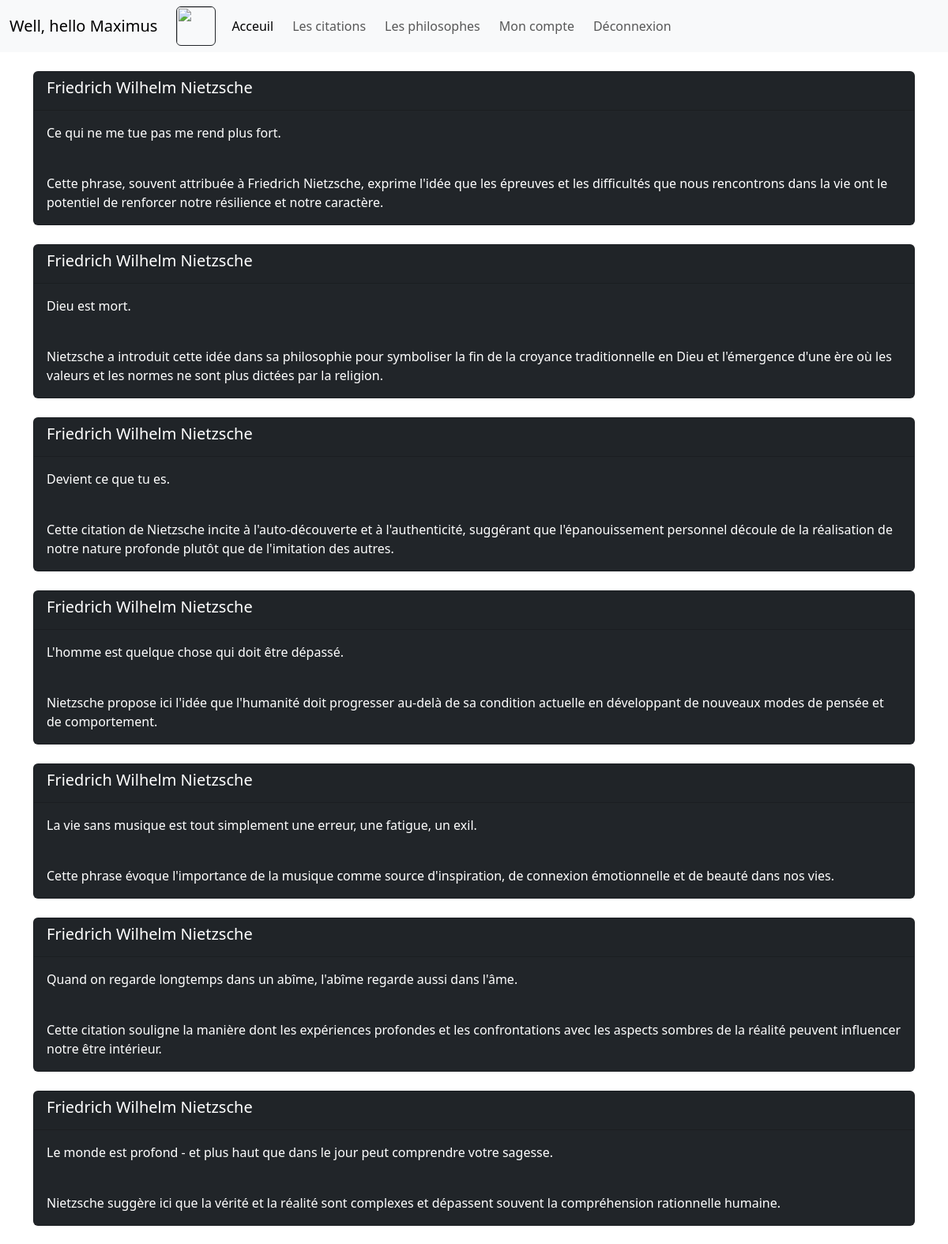
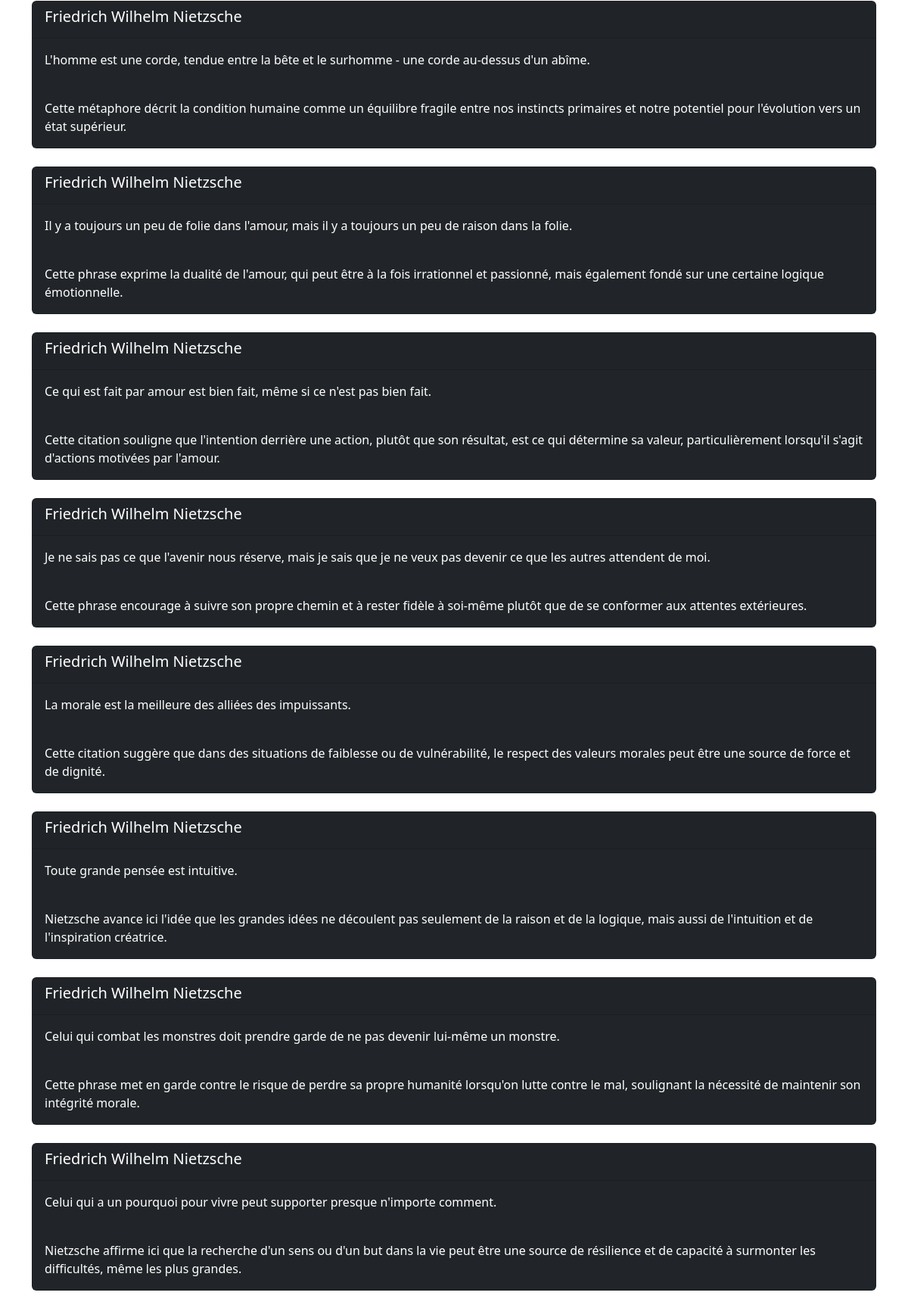
Page /citations.php (signed in, upper part) on the committed database (2 pictures, top to bottom).
### tables this page shows
CREATE TABLE IF NOT EXISTS `citations` (
  `id_citations` int NOT NULL AUTO_INCREMENT,
  `citation` varchar(255) DEFAULT NULL,
  `explication` text NOT NULL,
  `année` date DEFAULT NULL,
  `id_auteur` int DEFAULT NULL,
  PRIMARY KEY (`id_citations`),
  KEY `id_auteur` (`id_auteur`)
);

CREATE TABLE IF NOT EXISTS `auteur` (
  `id_auteur` int NOT NULL AUTO_INCREMENT,
  `nom` varchar(70) DEFAULT NULL,
  `prenom` varchar(25) NOT NULL,
  `description` text NOT NULL,
  `biographie` text NOT NULL,
  `date_start` varchar(7) DEFAULT NULL,
  `date_end` varchar(10) DEFAULT NULL,
  `photo` varchar(50) DEFAULT NULL,
  PRIMARY KEY (`id_auteur`)
);

### citations.php (called while the page is built, shortened)
<?php
require 'data/db-connect.php';
$requete = $dbh->query("SELECT * FROM citations JOIN auteur WHERE citations.id_auteur = auteur.id_auteur");
$resultats = $requete->fetchAll();
require 'templates/citations.html.php';

### templates/citations.html.php (the view, shortened to what this page needs)
<!DOCTYPE html>
<html lang="en">
<head>
    <link rel="stylesheet" href="../assets/style.css">
    <link href="https://cdn.jsdelivr.net/npm/bootstrap@5.3.3/dist/css/bootstrap.min.css" rel="stylesheet">
</head>
<body>
    <?php require 'templates/inc.top.html.php' ?>
    <div class="container">
        <?php foreach ($resultats as $resultat) : ?>
            <div class="card text-bg-dark mb-3 my-4">
                <div class="card-header">
                    <h5 class="card-title"><?= $resultat['prenom'] . ' ' . $resultat['nom'] ?></h5>
                </div>
                <div class="card-body">
                    <p><?= $resultat['citation'] ?></p>
                    <br>
                    <p class="card-text"><?= $resultat['explication'] ?></p>
                </div>
            </div>
        <?php endforeach ?>
    </div>
</body>
</html>

### rows in the picture
citations: id_auteur.prenom "Friedrich Wilhelm", id_auteur.nom "Nietzsche", citation "Ce qui ne me tue pas me rend plus fort.", explication "Cette phrase, souvent attribuée à Friedrich Nietzsche, exprime l'idée que les épreuves et les difficultés que nous rencontrons dans la vie ont le potentiel de renforcer notre résilience et notre caractère."
citations: id_auteur.prenom "Friedrich Wilhelm", id_auteur.nom "Nietzsche", citation "Dieu est mort.", explication "Nietzsche a introduit cette idée dans sa philosophie pour symboliser la fin de la croyance traditionnelle en Dieu et l'émergence d'une ère où les valeurs et les normes ne sont plus dictées par la religion."
citations: id_auteur.prenom "Friedrich Wilhelm", id_auteur.nom "Nietzsche", citation "Devient ce que tu es.", explication "Cette citation de Nietzsche incite à l'auto-découverte et à l'authenticité, suggérant que l'épanouissement personnel découle de la réalisation de notre nature profonde plutôt que de l'imitation des autres."
citations: id_auteur.prenom "Friedrich Wilhelm", id_auteur.nom "Nietzsche", citation "L'homme est quelque chose qui doit être dépassé.", explication "Nietzsche propose ici l'idée que l'humanité doit progresser au-delà de sa condition actuelle en développant de nouveaux modes de pensée et de comportement."
citations: id_auteur.prenom "Friedrich Wilhelm", id_auteur.nom "Nietzsche", citation "La vie sans musique est tout simplement une erreur, une fatigue, un exil.", explication "Cette phrase évoque l'importance de la musique comme source d'inspiration, de connexion émotionnelle et de beauté dans nos vies."
citations: id_auteur.prenom "Friedrich Wilhelm", id_auteur.nom "Nietzsche", citation "Quand on regarde longtemps dans un abîme, l'abîme regarde aussi dans l'âme.", explication "Cette citation souligne la manière dont les expériences profondes et les confrontations avec les aspects sombres de la réalité peuvent influencer notre être intérieur."
citations: id_auteur.prenom "Friedrich Wilhelm", id_auteur.nom "Nietzsche", citation "Le monde est profond - et plus haut que dans le jour peut comprendre votre sagesse.", explication "Nietzsche suggère ici que la vérité et la réalité sont complexes et dépassent souvent la compréhension rationnelle humaine."
citations: id_auteur.prenom "Friedrich Wilhelm", id_auteur.nom "Nietzsche", citation "L'homme est une corde, tendue entre la bête et le surhomme - une corde au-dessus d'un abîme.", explication "Cette métaphore décrit la condition humaine comme un équilibre fragile entre nos instincts primaires et notre potentiel pour l'évolution vers un état supérieur."
citations: id_auteur.prenom "Friedrich Wilhelm", id_auteur.nom "Nietzsche", citation "Il y a toujours un peu de folie dans l'amour, mais il y a toujours un peu de raison dans la folie.", explication "Cette phrase exprime la dualité de l'amour, qui peut être à la fois irrationnel et passionné, mais également fondé sur une certaine logique émotionnelle."
citations: id_auteur.prenom "Friedrich Wilhelm", id_auteur.nom "Nietzsche", citation "Ce qui est fait par amour est bien fait, même si ce n'est pas bien fait.", explication "Cette citation souligne que l'intention derrière une action, plutôt que son résultat, est ce qui détermine sa valeur, particulièrement lorsqu'il s'agit d'actions motivées par l'amour."
citations: id_auteur.prenom "Friedrich Wilhelm", id_auteur.nom "Nietzsche", citation "Je ne sais pas ce que l'avenir nous réserve, mais je sais que je ne veux pas devenir ce que les autres attendent de moi.", explication "Cette phrase encourage à suivre son propre chemin et à rester fidèle à soi-même plutôt que de se conformer aux attentes extérieures."
citations: id_auteur.prenom "Friedrich Wilhelm", id_auteur.nom "Nietzsche", citation "La morale est la meilleure des alliées des impuissants.", explication "Cette citation suggère que dans des situations de faiblesse ou de vulnérabilité, le respect des valeurs morales peut être une source de force et de dignité."
citations: id_auteur.prenom "Friedrich Wilhelm", id_auteur.nom "Nietzsche", citation "Toute grande pensée est intuitive.", explication "Nietzsche avance ici l'idée que les grandes idées ne découlent pas seulement de la raison et de la logique, mais aussi de l'intuition et de l'inspiration créatrice."
citations: id_auteur.prenom "Friedrich Wilhelm", id_auteur.nom "Nietzsche", citation "Celui qui combat les monstres doit prendre garde de ne pas devenir lui-même un monstre.", explication "Cette phrase met en garde contre le risque de perdre sa propre humanité lorsqu'on lutte contre le mal, soulignant la nécessité de maintenir son intégrité morale."
citations: id_auteur.prenom "Friedrich Wilhelm", id_auteur.nom "Nietzsche", citation "Celui qui a un pourquoi pour vivre peut supporter presque n'importe comment.", explication "Nietzsche affirme ici que la recherche d'un sens ou d'un but dans la vie peut être une source de résilience et de capacité à surmonter les difficultés, même les plus grandes."

### other values in the picture
$_SESSION['name'] "Maximus"
